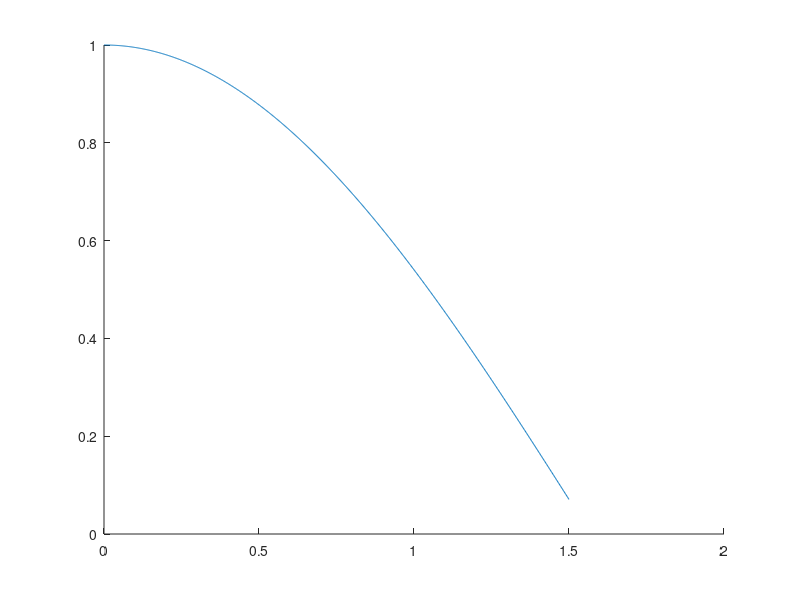

This chart was generated by the following MATLAB code: (Note: this script raises an error after producing the figure.)
% A function to test and plot euler_fixed_step_integration_test

function forward_euler_fixed_step_integration_test

rate_func_in = @rate_func01;
tspan = [0 1.5];
X0 = cos(tspan(1));
h_ref_1 = .4;
h_ref_2 = .2;
h_ref_3 = .1;

% % Forward Euler Method
% [t_list_1,X_list_1,h_avg, num_evals] = forward_euler_fixed_step_integration(rate_func_in,tspan,X0,h_ref_1);
% [t_list_2,X_list_2,h_avg, num_evals] = forward_euler_fixed_step_integration(rate_func_in,tspan,X0,h_ref_2);
% [t_list_3,X_list_3,h_avg, num_evals] = forward_euler_fixed_step_integration(rate_func_in,tspan,X0,h_ref_3);

% % Explicit Midpoint Method
% [t_list_1,X_list_1,h_avg, num_evals] = explicit_midpoint_fixed_step_integration(rate_func_in,tspan,X0,h_ref_1);
% [t_list_2,X_list_2,h_avg, num_evals] = explicit_midpoint_fixed_step_integration(rate_func_in,tspan,X0,h_ref_2);
% [t_list_3,X_list_3,h_avg, num_evals] = explicit_midpoint_fixed_step_integration(rate_func_in,tspan,X0,h_ref_3);

% Backward Euler Method
% [t_list_1,X_list_1,h_avg, num_evals] = fixed_step_integration(rate_func_in,tspan,X0,h_ref_1);
% [t_list_2,X_list_2,h_avg, num_evals] = fixed_step_integration(rate_func_in,tspan,X0,h_ref_2);
% [t_list_3,X_list_3,h_avg, num_evals] = fixed_step_integration(rate_func_in,tspan,X0,h_ref_3);






analyical_t_list = linspace(tspan(1),tspan(2),1000);
analyical_X_list = cos(analyical_t_list);


figure();
hold on;
plot(analyical_t_list,analyical_X_list,'DisplayName','Analytical Solution');


plot(t_list_1,X_list_1,'DisplayName','h_ref = .5');
plot(t_list_2,X_list_2,'DisplayName','h_ref = .2');
plot(t_list_3,X_list_3,'DisplayName','h_ref = .1');

title('Forward Euler Example Intergration Plot')
xlabel('Time(t)');
ylabel('X(t)');
set(gca,'FontSize',12,'Fontname','Cambria');
legend();





end



function dXdt = rate_func01(t,X)
dXdt = -5*X + 5*cos(t) - sin(t);
end
function X = solution01(t)
X = cos(t);
end


function dXdt = rate_func02(t,X)
dXdt = [0,-1;1,0]*X;
end
function X = solution02(t)
X = [cos(t);sin(t)];
end
